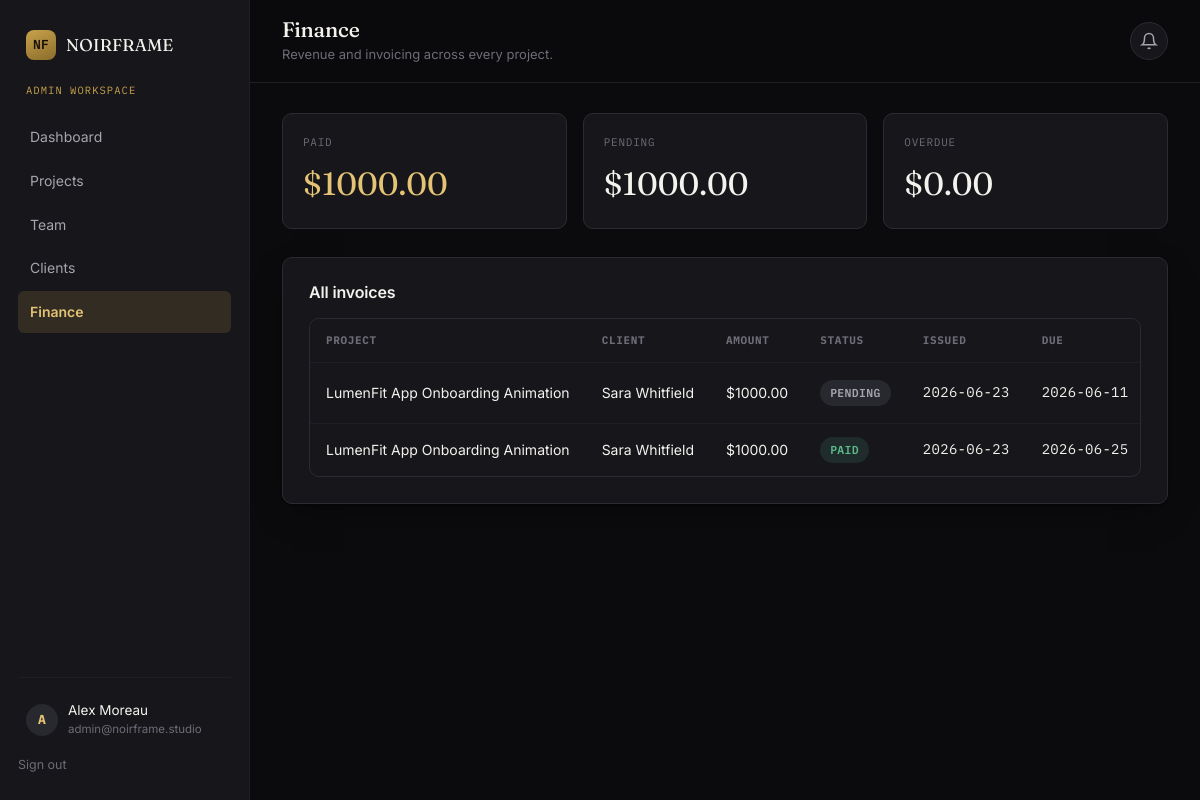
Page /admin/finance (signed in) on the committed database.
### tables this page shows
CREATE TABLE users (
    id              INTEGER PRIMARY KEY AUTOINCREMENT,
    name            TEXT NOT NULL,
    email           TEXT NOT NULL UNIQUE,
    password_hash   TEXT NOT NULL,
    role            TEXT NOT NULL CHECK (role IN ('admin', 'team_lead', 'employee', 'client')),
    company         TEXT,                      -- only meaningful for clients
    title           TEXT,                      -- job title, employees/team leads
    is_active       INTEGER NOT NULL DEFAULT 1,
    created_at      TEXT NOT NULL DEFAULT (datetime('now'))
);

CREATE TABLE invoices (
    id              INTEGER PRIMARY KEY AUTOINCREMENT,
    project_id      INTEGER NOT NULL REFERENCES projects(id) ON DELETE CASCADE,
    amount          REAL NOT NULL,
    status          TEXT NOT NULL DEFAULT 'Pending' CHECK (status IN ('Pending','Paid','Overdue')),
    issued_at       TEXT NOT NULL DEFAULT (datetime('now')),
    due_at          TEXT
);

CREATE TABLE projects (
    id              INTEGER PRIMARY KEY AUTOINCREMENT,
    name            TEXT NOT NULL,
    category        TEXT NOT NULL DEFAULT 'Video Editing',
    client_id       INTEGER NOT NULL REFERENCES users(id) ON DELETE CASCADE,
    team_lead_id    INTEGER REFERENCES users(id) ON DELETE SET NULL,
    description     TEXT,
    budget          REAL DEFAULT 0,
    deadline        TEXT,
    status          TEXT NOT NULL DEFAULT 'Pending'
                        CHECK (status IN ('Pending','In Progress','Review','Revision','Approved','Delivered')),
    progress        INTEGER NOT NULL DEFAULT 0,   -- 0-100, recalculated from tasks
    ai_summary      TEXT,
    ai_estimate     TEXT,
    created_at      TEXT NOT NULL DEFAULT (datetime('now'))
);

### blueprints/admin.py (the view)
@bp.route("/finance")
@role_required("admin")
def finance():
    invoices = query_all(
        """SELECT i.*, p.name AS project_name, u.name AS client_name
           FROM invoices i JOIN projects p ON p.id = i.project_id
           JOIN users u ON u.id = p.client_id ORDER BY i.issued_at DESC"""
    )
    totals = {
        "paid": query_one("SELECT COALESCE(SUM(amount),0) s FROM invoices WHERE status='Paid'")["s"],
        "pending": query_one("SELECT COALESCE(SUM(amount),0) s FROM invoices WHERE status='Pending'")["s"],
        "overdue": query_one("SELECT COALESCE(SUM(amount),0) s FROM invoices WHERE status='Overdue'")["s"],
    }
    return render_template("admin/finance.html", invoices=invoices, totals=totals)

### db.py (called while the page is built)
def get_db():
    if "db" not in g:
        g.db = sqlite3.connect(current_app.config["DATABASE_PATH"])
        g.db.row_factory = sqlite3.Row
        g.db.execute("PRAGMA foreign_keys = ON")
    return g.db

def query_all(sql, params=()):
    return get_db().execute(sql, params).fetchall()

def query_one(sql, params=()):
    return get_db().execute(sql, params).fetchone()

### templates/admin/finance.html (shortened to what this page needs)
{% extends "dashboard_base.html" %}
{% set active = 'finance' %}
{% block page_title %}Finance{% endblock %}
{% block page_meta %}Revenue and invoicing across every project.{% endblock %}
{% block dash_content %}
<div class="stat-grid">
  <div class="stat-card"><div class="label">Paid</div><div class="value gold">${{ "%.2f"|format(totals.paid) }}</div></div>
  <div class="stat-card"><div class="label">Pending</div><div class="value">${{ "%.2f"|format(totals.pending) }}</div></div>
  <div class="stat-card"><div class="label">Overdue</div><div class="value">${{ "%.2f"|format(totals.overdue) }}</div></div>
</div>
<div class="card">
  <div class="panel-head"><h3>All invoices</h3></div>
  {% if invoices %}
    <div class="table-wrap">
      <table>
        <thead><tr><th>Project</th><th>Client</th><th>Amount</th><th>Status</th><th>Issued</th><th>Due</th><th></th></tr></thead>
        <tbody>
          {% for i in invoices %}
            <tr>
              <td><a href="{{ url_for('admin.project_detail', project_id=i.project_id) }}">{{ i.project_name }}</a></td>
              <td>{{ i.client_name }}</td>
              <td>${{ "%.2f"|format(i.amount) }}</td>
              <td><span class="badge badge--{{ i.status|lower }}">{{ i.status }}</span></td>
              <td class="mono">{{ i.issued_at[:10] }}</td>
              <td class="mono">{{ i.due_at or '--' }}</td>
            </tr>
          {% endfor %}
        </tbody>
      </table>
    </div>
  {% else %}
    <div class="empty"><h4>No invoices yet</h4><p>Create invoices from a project's detail page.</p></div>
  {% endif %}
</div>
{% endblock %}

### templates/dashboard_base.html (shortened to what this page needs)
{% extends "base.html" %}
{% block body_class %}{% endblock %}
{% block content %}
<div class="app-shell">
  <aside class="sidebar">
    <a href="{{ url_for('main.index') }}" class="sidebar__brand brand" style="font-size:17px;">
      <span class="brand__mark">NF</span> {{ company_name }}
    </a>
    <div class="sidebar__role">{{ current_user.role.replace('_',' ') }} workspace</div>
    <nav>
      {% if current_user.role == 'admin' %}
        <a href="{{ url_for('admin.dashboard') }}" class="{{ 'active' if active=='dashboard' }}">Dashboard</a>
        <a href="{{ url_for('admin.projects') }}" class="{{ 'active' if active=='projects' }}">Projects</a>
        <a href="{{ url_for('admin.employees') }}" class="{{ 'active' if active=='employees' }}">Team</a>
        <a href="{{ url_for('admin.clients') }}" class="{{ 'active' if active=='clients' }}">Clients</a>
        <a href="{{ url_for('admin.finance') }}" class="{{ 'active' if active=='finance' }}">Finance</a>
      {% elif current_user.role == 'client' %}
        <a href="{{ url_for('client.dashboard') }}" class="{{ 'active' if active=='dashboard' }}">Dashboard</a>
        <a href="{{ url_for('client.invoices') }}" class="{{ 'active' if active=='invoices' }}">Invoices</a>
      {% endif %}
    </nav>
    <div class="sidebar__footer">
      <div class="sidebar__user">
        <div class="avatar">{{ current_user.name[:1] }}</div>
        <div>
          {{ current_user.name }}
          <small>{{ current_user.email }}</small>
        </div>
      </div>
      <a href="{{ url_for('auth.logout') }}" class="logout-link">Sign out</a>
    </div>
  </aside>
  <div class="main-area">
    <div class="topbar">
      <div>
        <h1>{% block page_title %}Dashboard{% endblock %}</h1>
        <div class="topbar__meta">{% block page_meta %}{% endblock %}</div>
      </div>
      <div class="bell">
        <button class="bell-btn" id="bell-btn" aria-label="Notifications">
          <svg width="18" height="18" viewBox="0 0 24 24" fill="none" stroke="currentColor" stroke-width="2"><path d="M18 8a6 6 0 0 0-12 0c0 7-3 9-3 9h18s-3-2-3-9"/><path d="M13.73 21a2 2 0 0 1-3.46 0"/></svg>
        </button>
      </div>
    </div>
    <div class="content">
      {% block dash_content %}{% endblock %}
    </div>
  </div>
</div>
{% endblock %}

### rows in the picture
users: role.replace "ADMIN", name "A", name "Alex Moreau", email "admin@noirframe.studio"
invoices: project_name "LumenFit App Onboarding Animation", client_name "Sara Whitfield", amount "1000.00", status "PENDING", issued_at "2026-06-23", due_at "2026-06-11"
invoices: project_name "LumenFit App Onboarding Animation", client_name "Sara Whitfield", amount "1000.00", status "PAID", issued_at "2026-06-23", due_at "2026-06-25"

### other values in the picture
{{ company_name }} "NOIRFRAME"
{{ "%.2f"|format(totals.paid) }} "1000.00"
{{ "%.2f"|format(totals.pending) }} "1000.00"
{{ "%.2f"|format(totals.overdue) }} "0.00"
